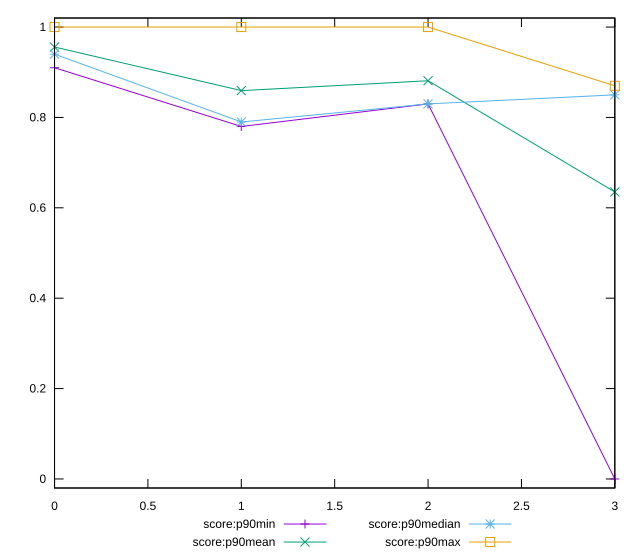

This chart was generated by the following gnuplot code:
reset

$scoreP90Min <<EOF
0 0.91
1 0.78
2 0.83
3 0
EOF

$scoreP90Mean <<EOF
0 0.9557446808510635
1 0.8593617021276602
2 0.8811827956989239
3 0.6351063829787233
EOF

$scoreP90Median <<EOF
0 0.94
1 0.79
2 0.83
3 0.85
EOF

$scoreP90Max <<EOF
0 1
1 1
2 1
3 0.87
EOF

set key outside below
set xrange [0:3]
set yrange [-0.02:1.02]
set trange [-0.02:1.02]
set terminal svg size 640, 560 enhanced background rgb 'white'
set output "report/report_00029_2021-02-24T13-36-40.390Z/cumulative-layout-shift/progression/score.svg"

plot $scoreP90Min title "score:p90min" with linespoints, \
     $scoreP90Mean title "score:p90mean" with linespoints, \
     $scoreP90Median title "score:p90median" with linespoints, \
     $scoreP90Max title "score:p90max" with linespoints

reset
